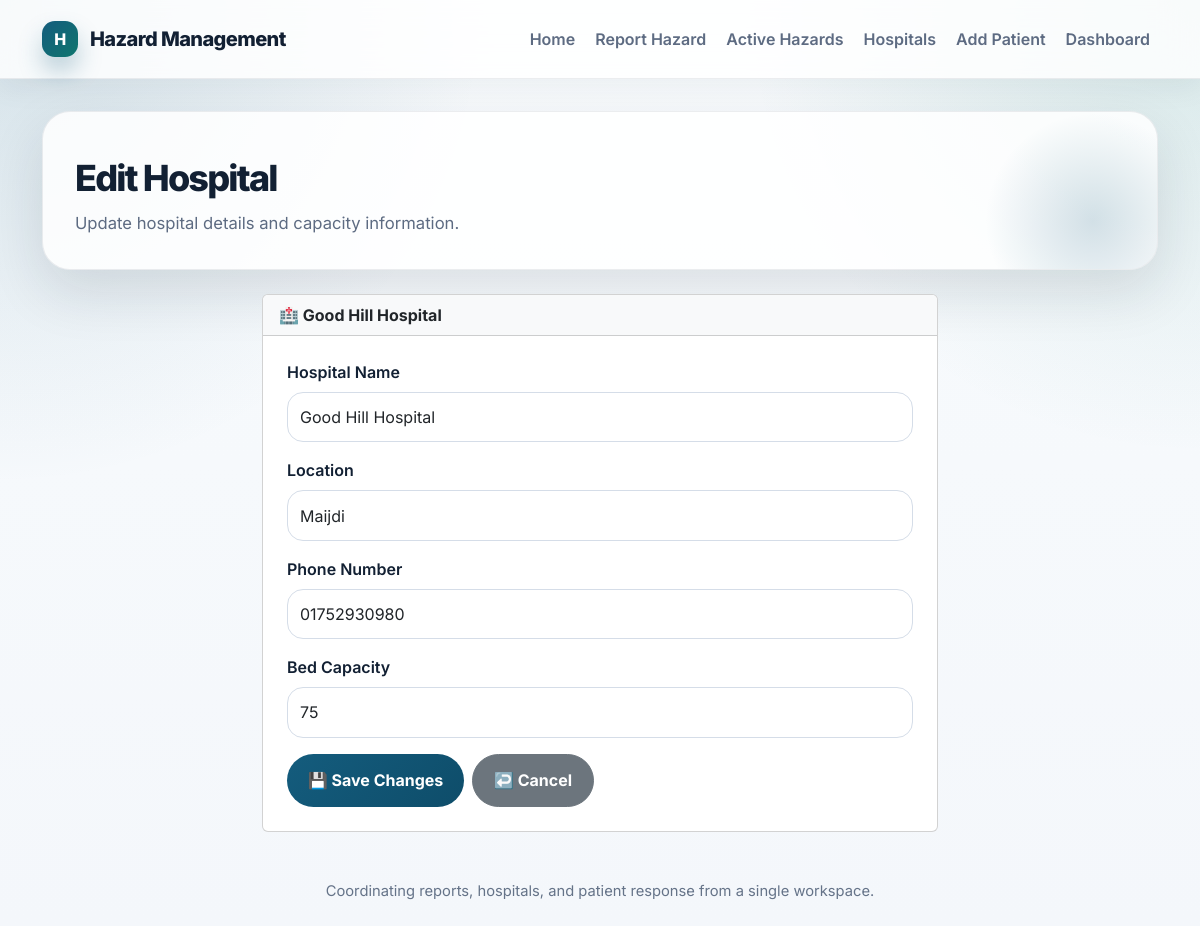
Page /hospital/3/edit/ on the committed database.
### Core/models.py (models this page shows, shortened)
class Hospital(models.Model):
    name=models.CharField(max_length=100)
    location =models.CharField(max_length=255)
    phone = models.CharField(max_length=20)
    capacity = models.IntegerField()
    created_at = models.DateTimeField(auto_now_add=True)

### Core/views.py (the view)
# urls.py: path('hospital/<int:id>/edit/',views.edit_hospital,name="edit_hospital"),
def edit_hospital(request, id):
    hospital = get_object_or_404(Hospital, id=id)
    if request.method == 'POST':
        form = HospitalForm(request.POST, instance=hospital)
        if form.is_valid():
            form.save()
            return redirect('hospital_list')
    else:
        form = HospitalForm(instance=hospital)
    return render(request, 'edit_hospital.html', {'form': form, 'hospital': hospital})

### Core/forms.py
class HospitalForm(forms.ModelForm):
    class Meta:
        model= Hospital
        fields = ['name','location','phone','capacity']
        widgets = {
            'name': forms.TextInput(attrs={
                'class': 'form-control',
                'placeholder': 'Enter hospital name'
            }),
            'location': forms.TextInput(attrs={
                'class': 'form-control',
                'placeholder': 'City, district, or area'
            }),
            'phone': forms.TextInput(attrs={
                'class': 'form-control',
                'placeholder': 'Contact number'
            }),
            'capacity': forms.NumberInput(attrs={
                'class': 'form-control',
                'placeholder': 'Bed capacity'
            }),
        }

### Core/templates/edit_hospital.html (shortened to what this page needs)
{% extends 'base.html' %}
{% block content %}
<section class="hero-panel mb-4">
    <h1 class="page-title">Edit Hospital</h1>
    <p class="page-subtitle mb-0">Update hospital details and capacity information.</p>
</section>
<section class="container" style="max-width: 700px;">
    <div class="card">
        <div class="card-header bg-light">
            <strong>🏥 {{ hospital.name }}</strong>
        </div>
        <div class="card-body p-4">
            <form method="post">
                <div class="mb-3">
                    <label for="{{ form.name.id_for_label }}" class="form-label">Hospital Name</label>
                    {{ form.name }}
                </div>
                <div class="mb-3">
                    <label for="{{ form.location.id_for_label }}" class="form-label">Location</label>
                    {{ form.location }}
                </div>
                <div class="mb-3">
                    <label for="{{ form.phone.id_for_label }}" class="form-label">Phone Number</label>
                    {{ form.phone }}
                </div>
                <div class="mb-3">
                    <label for="{{ form.capacity.id_for_label }}" class="form-label">Bed Capacity</label>
                    {{ form.capacity }}
                </div>
                <div class="d-flex gap-2">
                    <button type="submit" class="btn btn-primary">
                        💾 Save Changes
                    </button>
                    <a href="{% url 'hospital_list' %}" class="btn btn-secondary">
                        ↩️ Cancel
                    </a>
                </div>
            </form>
        </div>
    </div>
</section>
{% endblock %}

### Core/templates/base.html (style rules this page uses)
:root { --bg: #f4f7fb; --surface: rgba(255, 255, 255, 0.84); --surface-strong: #ffffff; --text: #122033; --muted: #5d6b82; --primary: #145c7d; --primary-soft: rgba(20, 92, 125, 0.14); --accent: #0f766e; --danger: #c2410c; --border: rgba(18, 32, 51, 0.08); --shadow: 0 22px 55px rgba(18, 32, 51, 0.12); }
* { box-sizing: border-box; }
body { margin: 0; min-height: 100vh; font-family: 'Inter', sans-serif; color: var(--text); background: radial-gradient(circle at top left, rgba(20, 92, 125, 0.16), transparent 32%), radial-gradient(circle at top right, rgba(15, 118, 110, 0.14), transparent 30%), linear-gradient(180deg, #f8fbfd 0%, var(--bg) 100%); }
.hero-panel, .surface-card, .info-panel { background: var(--surface); border: 1px solid var(--border); border-radius: 28px; box-shadow: var(--shadow); }
.hero-panel { padding: 2rem; overflow: hidden; position: relative; }
.hero-panel::after { content: ''; position: absolute; inset: auto -3rem -4rem auto; width: 14rem; height: 14rem; border-radius: 50%; background: radial-gradient(circle, rgba(20, 92, 125, 0.18), transparent 68%); pointer-events: none; }
.page-title { margin: 1rem 0 0.75rem; font-size: clamp(2rem, 3vw, 3.4rem); font-weight: 800; letter-spacing: -0.05em; line-height: 1.02; }
.page-subtitle { max-width: 62ch; color: var(--muted); font-size: 1.04rem; line-height: 1.7; }
.form-label { font-weight: 600; color: var(--text); }
.form-control, .form-select { min-height: 3.15rem; border-radius: 16px; border: 1px solid #d5dde8; background: rgba(255, 255, 255, 0.9); box-shadow: none; }
.btn { border-radius: 999px; font-weight: 700; padding: 0.85rem 1.3rem; }
.btn-primary, .btn-success, .btn-danger, .btn-info, .btn-outline-primary, .btn-outline-secondary { border: 0; }
.btn-primary { background: linear-gradient(135deg, var(--primary), #0e4d6a); }

### rows in the picture
Hospital: name "Good Hill Hospital", location "Maijdi", phone "01752930980", capacity "75"
